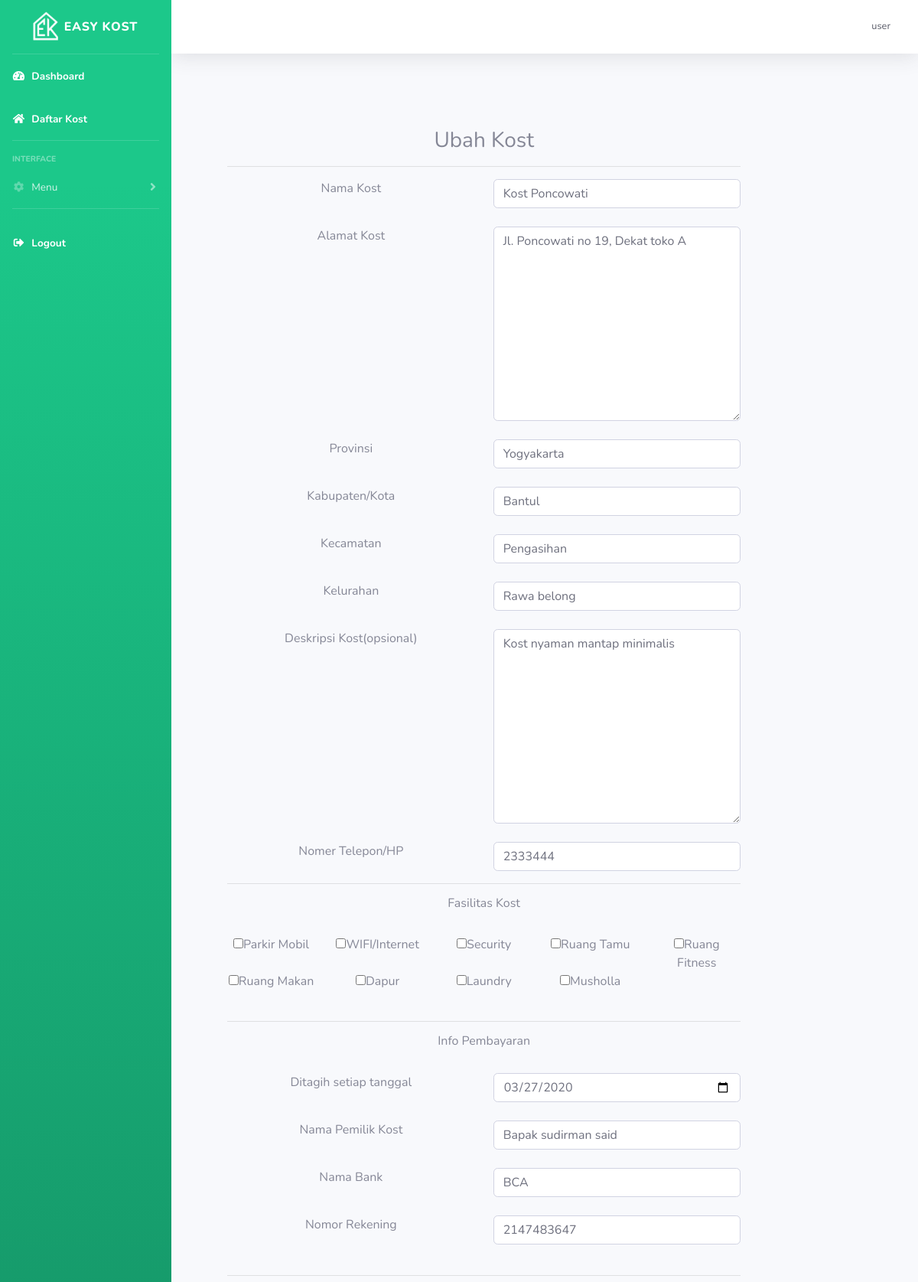
The app's page /kost/properti-edit.php?id_kost=8 (signed in, upper part), older data.
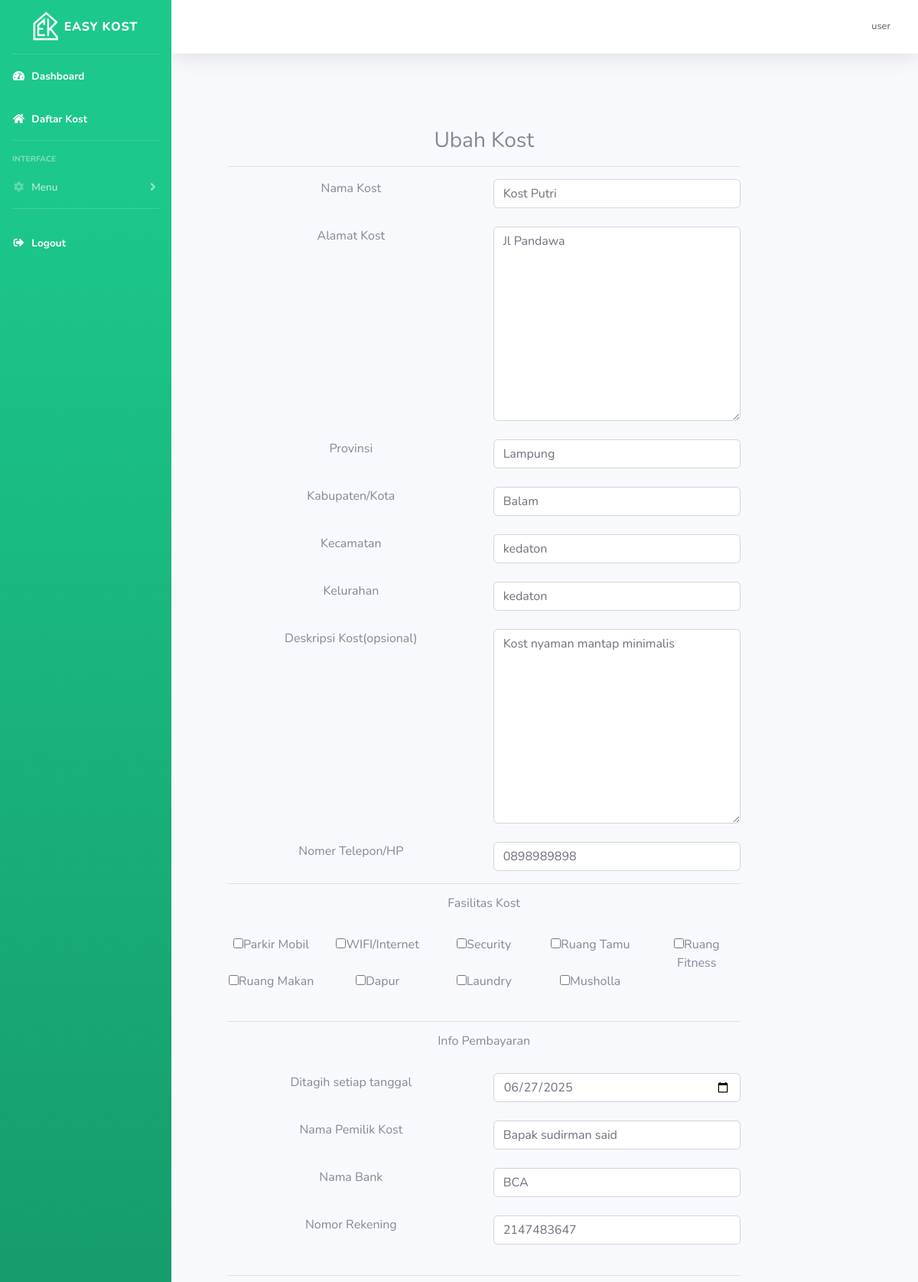
The same page, newer data.
### tables this page shows
CREATE TABLE `kost` (
  `id_kost` int(11) NOT NULL,
  `nama_kost` varchar(255) NOT NULL,
  `tipe_kost` varchar(255) NOT NULL,
  `jenis_kost` varchar(255) NOT NULL,
  `jumlah_kamar` int(11) NOT NULL,
  `tanggal_tagih` date NOT NULL,
  `nama_pemilik` text NOT NULL,
  `nama_bank` text NOT NULL,
  `no_rekening` int(11) NOT NULL,
  `foto_bangunan_utama` varchar(255) NOT NULL,
  `foto_kamar` varchar(255) NOT NULL,
  `foto_kamar_mandi` varchar(255) NOT NULL,
  `foto_interior` varchar(255) NOT NULL,
  `provinsi` varchar(25) NOT NULL,
  `kota` varchar(25) NOT NULL,
  `kecamatan` varchar(25) NOT NULL,
  `kelurahan` varchar(25) NOT NULL,
  `alamat` varchar(255) NOT NULL,
  `harga_sewa` int(11) NOT NULL,
  `kontak` varchar(255) NOT NULL,
  `deskripsi` text NOT NULL,
  `id_pemilik` int(11) NOT NULL,
  `fasilitas_kost` text NOT NULL
);

### kost/properti-edit.php (the view, shortened to what the changed rows need)
<?php
include 'template/header.php';
$id_kost = $_GET['id_kost'];
$query = "SELECT * FROM kost WHERE id_kost='$id_kost'";
$data_2 = mysqli_query($koneksi, $query);
$d = mysqli_fetch_array($data_2);
?>
<div class="container">
  <div class="row">
    <div class="col-md-10">
      <form class="text-center border border-light p-5" action="php/properti-edit_proses.php?id_kost=<?php echo $d['id_kost']; ?>" method="post" enctype="multipart/form-data">
        <div class="form-group">
          <div class="row">
            <div class="col"> <input type="text" name="nama_kost" id="nama_kost" class="form-control" value="<?php echo $d['nama_kost'] ?>"></div>
          </div>
          <br>
          <div class="row">
            <div class="col"><textarea class="form-control" name="alamat" id="alamat" cols="30" rows="10" placeholder="Masukan alamat kost anda"><?php echo $d['alamat'] ?></textarea></div>
          </div>
          <br>
          <div class="row">
            <div class="col"> <input value="<?php echo $d['provinsi'] ?>" type="text" name="provinsi" id="provinsi" class="form-control"></div>
          </div>
          <br>
          <div class="row">
            <div class="col"> <input value="<?php echo $d['kota'] ?>" type="text" name="kota" id="kota" class="form-control"></div>
          </div>
          <br>
          <div class="row">
            <div class="col"> <input value="<?php echo $d['kecamatan'] ?>" type="text" name="kecamatan" id="kecamatan" class="form-control"></div>
          </div>
          <br>
          <div class="row">
            <div class="col"> <input value="<?php echo $d['kelurahan'] ?>" type="text" name="kelurahan" id="kelurahan" class="form-control"></div>
          </div>
          <br>
          <div class="row">
            <div class="col"><textarea class="form-control" name="deskripsi" id="deskripsi" cols="30" rows="10" placeholder="Masukan deskripsi kost anda"><?php echo $d['deskripsi'] ?></textarea></div>
          </div>
          <br>
          <div class="row">
            <div class="col"><input type="text" name="kontak" id="kontak" class="form-control" value="<?php echo $d['kontak'] ?>"></div>
          </div>
          <br>
          <br>
          <br>
          <div class="row">
            <div class="col">
              <input value="<?php echo $d['tanggal_tagih'] ?>" type="date" class="form-control" name="tanggal_tagih" id="tanggal_tagih">
            </div>
          </div>
          <br>
          <div class="row">
            <div class="col"><input value="<?php echo $d['nama_pemilik'] ?>" class="form-control" type="text" name="nama_pemilik" id="nama_pemilik"></div>
          </div>
          <br>
          <div class="row">
            <div class="col"><input value="<?php echo $d['nama_bank'] ?>" class="form-control" type="text" name="nama_bank" id="nama_bank"></div>
          </div>
          <br>
          <div class="row">
            <div class="col"><input value="<?php echo $d['no_rekening'] ?>" type="number" name="no_rekening" id="no_rekening" class="form-control"></div>
          </div>
          <br>
          <br>
          <br>
          <br>
          <br>
          <br>
          <br>
          <br>
          <br>
          <br>
        </div>
      </form>
    </div>
  </div>
</div>
<?php
include 'template/footer.php';
?>

Row changes from the older to the newer data that the page shows:
changed kost "Kost nyaman mantap minimalis": nama_kost "Kost Poncowati" → "Kost Putri"; alamat "Jl. Poncowati no 19, Dekat toko A" → "Jl Pandawa"; provinsi "Yogyakarta" → "Lampung"; kota "Bantul" → "Balam"; kecamatan "Pengasihan" → "kedaton"; kelurahan "Rawa belong" → "kedaton"; kontak "2333444" → "0898989898"; tanggal_tagih "03/27/2020" → "06/27/2025"
